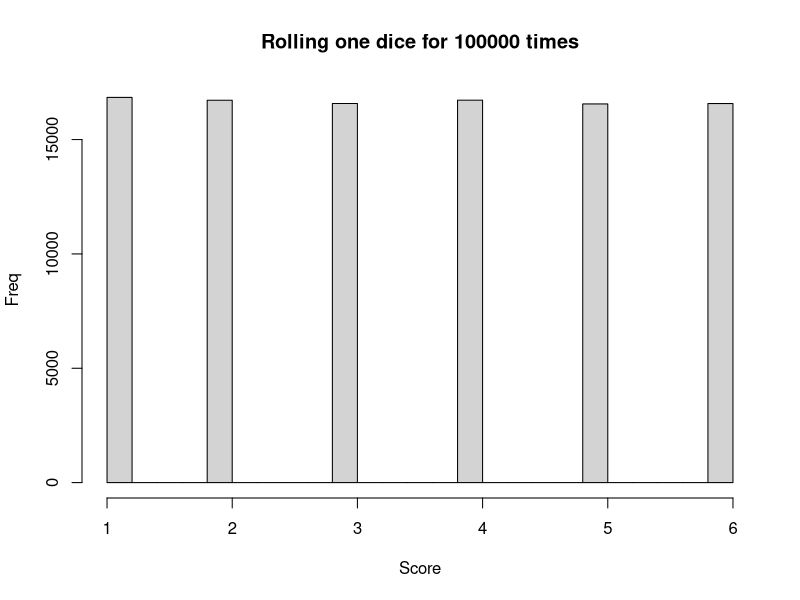
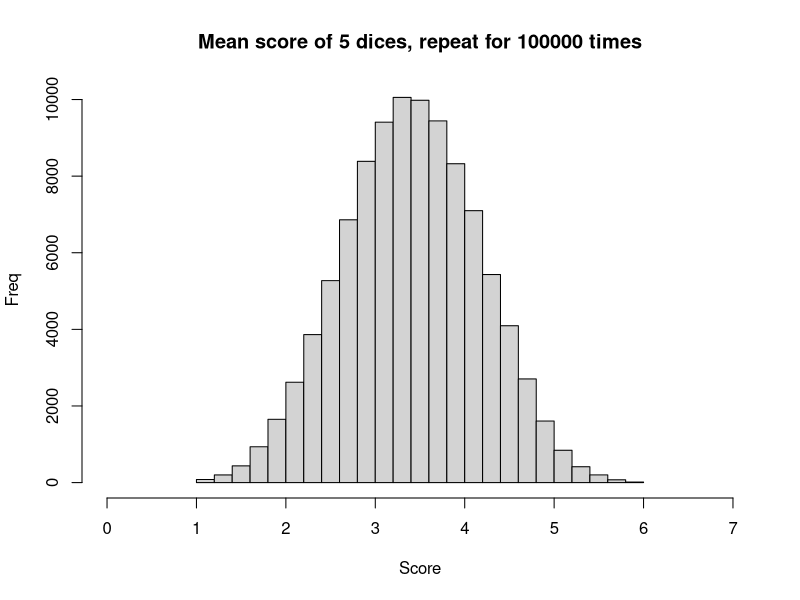
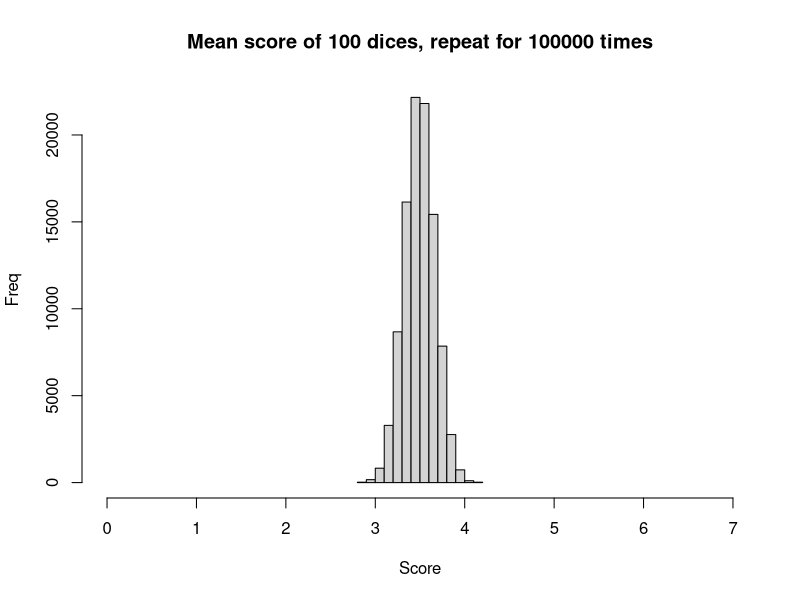

Write the R code that produced these figures, in order.
## ---- chunk 1
onedice <- sample(c(1,2,3,4,5,6), 100000, replace=TRUE)
hist(onedice, main="Rolling one dice for 100000 times", xlab="Score", ylab="Freq")
## ---- chunk 2
fivedices <- replicate(100000, mean(sample(c(1,2,3,4,5,6), 5, replace=TRUE)))
hist(fivedices, main="Mean score of 5 dices, repeat for 100000 times", xlab="Score", ylab="Freq", xlim=c(0,7))
## ---- chunk 3
hundreddices <- replicate(100000, mean(sample(c(1,2,3,4,5,6), 100, replace=TRUE)))
hist(hundreddices, main="Mean score of 100 dices, repeat for 100000 times", xlab="Score", ylab="Freq", xlim=c(0,7))
## ---- chunk 4
#require(plyr)
#ldply(data.frame(onedice, fivedices,hundreddices),mean)
